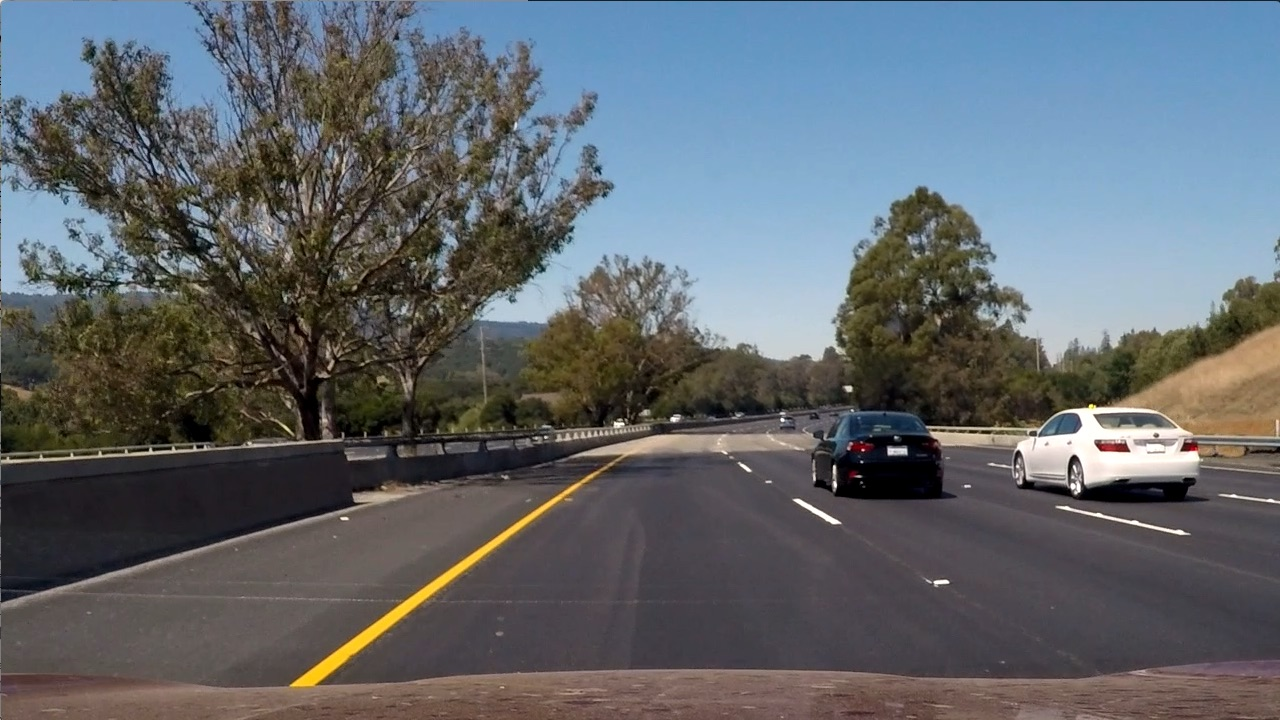
#> input picture Computer_Vision/GradientsAndColorSpaces/test6.jpg, 1280 x 720 px
$ python HLS_and_Colorthresholds.py
#> lines starting #> are read from the running program, lines starting #| are printed output that depends on the picture
import numpy as np
import cv2
import matplotlib.pyplot as plt
import matplotlib.image as mpimg

image = mpimg.imread('test6.jpg')
#> image is the input picture: shape (720, 1280, 3); mean R, G, B 97, 102.6, 107.9
thresh = (180, 255)
gray = cv2.cvtColor(image, cv2.COLOR_RGB2GRAY)
binary = np.zeros_like(gray)
binary[(gray > thresh[0]) & (gray <= thresh[1])] = 1

# Gray binary
plt.imshow(binary,cmap='gray')
plt.title('Gray Binary')

# seperate into RGB three channels
R = image[:,:,0]
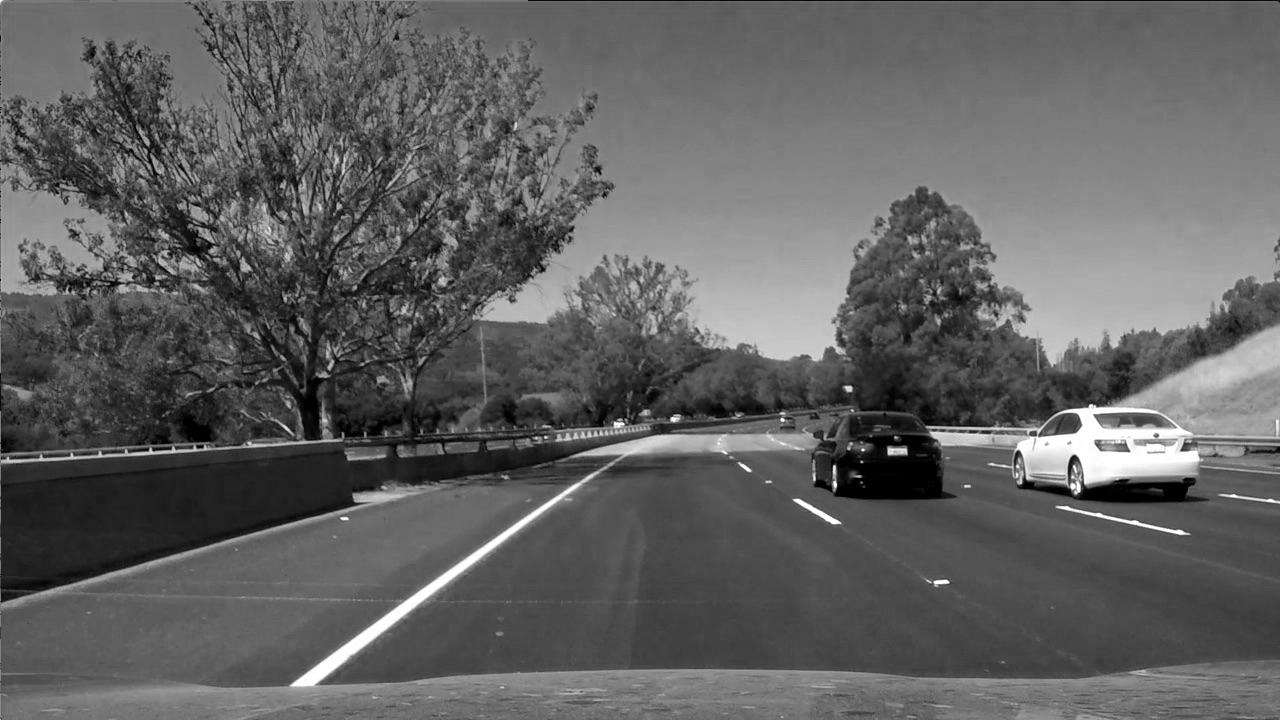
#> R: shape (720, 1280); min 0, max 255, mean 97
G = image[:,:,1]
B = image[:,:,2]
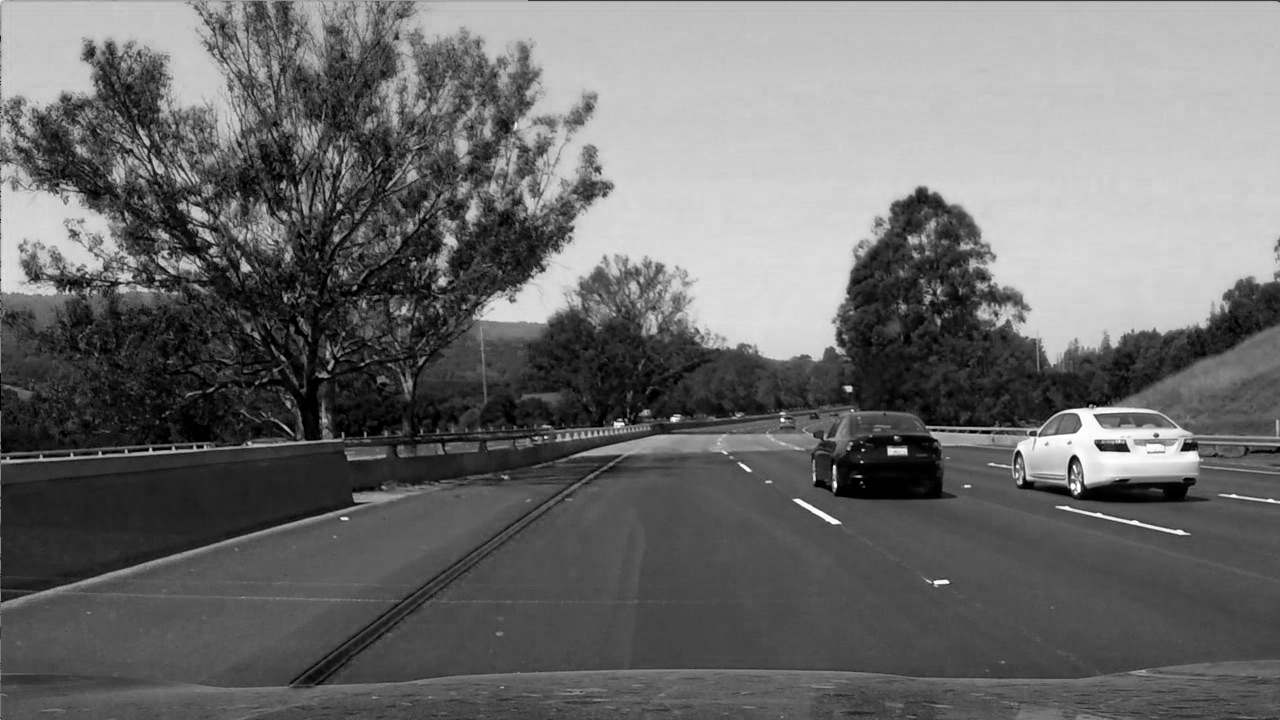
#> B: shape (720, 1280); min 0, max 255, mean 107.9

'''
show images in three color channel
'''
plt.subplot(131)
plt.imshow(R,cmap='gray')
plt.title('R')
plt.subplot(132)
plt.imshow(G,cmap='gray')
plt.title('G')
plt.subplot(133)
plt.imshow(B,cmap='gray')
plt.title('B')


thresh = (200, 255)
binary_R = np.zeros_like(R)
binary_R[(R > thresh[0]) & (R <= thresh[1])] = 1

#show R channel and R binary
plt.subplot(121)
plt.imshow(R,cmap='gray')
plt.title('R Channel')
plt.subplot(122)
plt.imshow(binary,cmap='gray')
plt.title('R Binary')


#HLS convertion
hls = cv2.cvtColor(image, cv2.COLOR_RGB2HLS)
#> hls: shape (720, 1280, 3); mean of channels 0, 1, 2 76.7, 102.2, 57.5
H = hls[:,:,0]
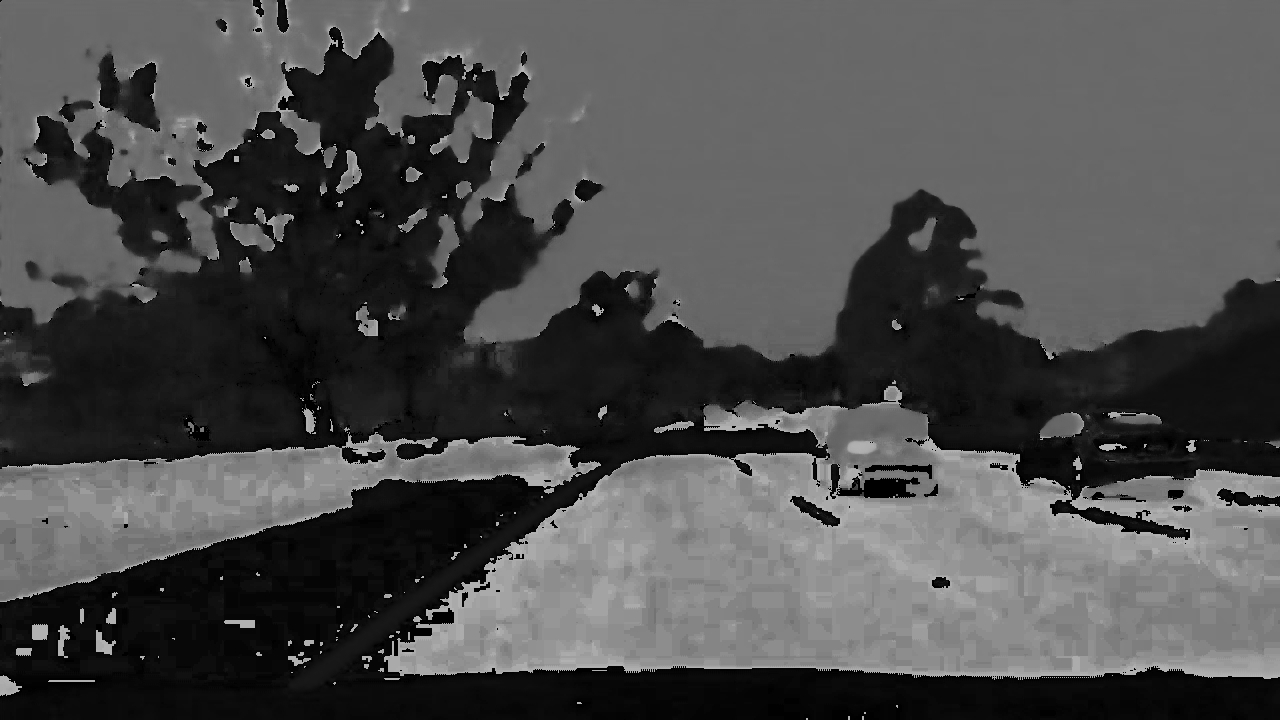
#> H: shape (720, 1280); min 0, max 180, mean 76.7
L = hls[:,:,1]
S = hls[:,:,2]
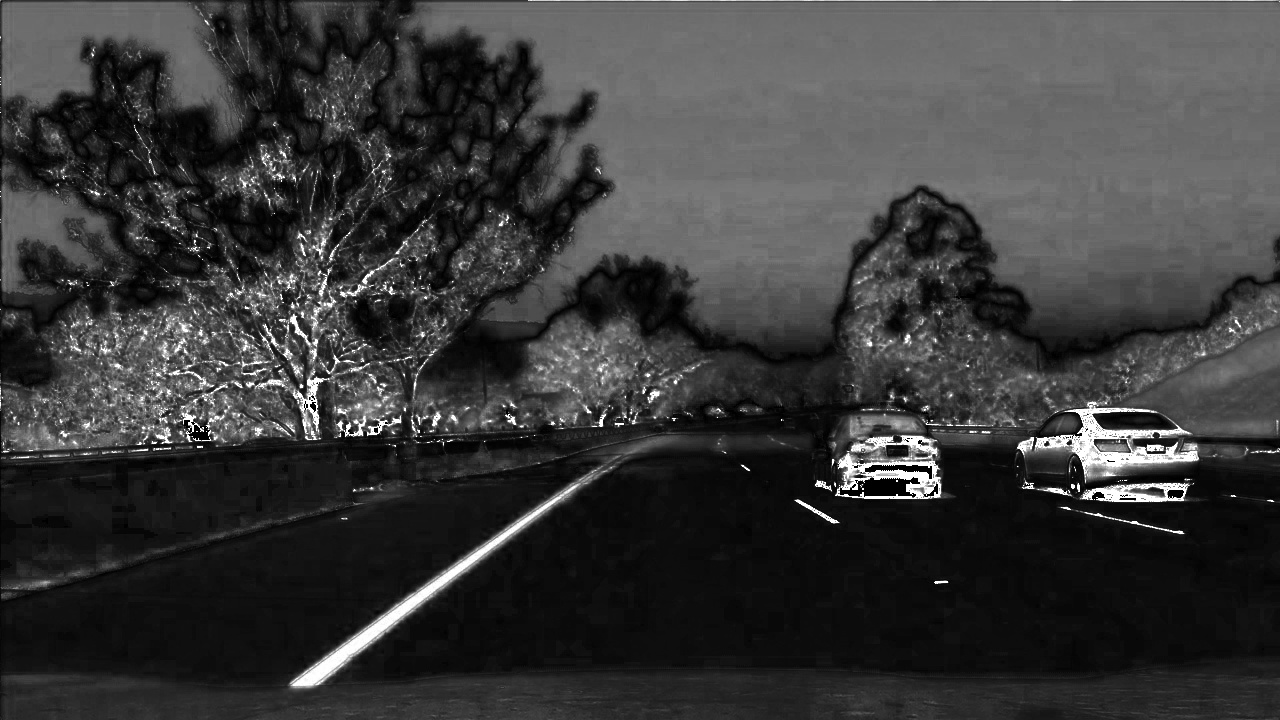
#> S: shape (720, 1280); min 0, max 255, mean 57.5

'''
show images in three HLS Channels
'''
plt.subplot(131)
plt.imshow(H,cmap='gray')
plt.title('H')
plt.subplot(132)
plt.imshow(L,cmap='gray')
plt.title('L')
plt.subplot(133)
plt.imshow(S,cmap='gray')
plt.title('S')

'''
The S channel picks up the lines well, so let's try applying a threshold there:
'''
thresh = (90, 255)
binary_S = np.zeros_like(S)
binary_S[(S > thresh[0]) & (S <= thresh[1])] = 1

# show S Channel and S Binary
plt.subplot(121)
plt.imshow(S,cmap='gray')
plt.title('S Channel')
plt.subplot(122)
plt.imshow(binary_S,cmap='gray')
plt.title('S Binary')
plt.show()
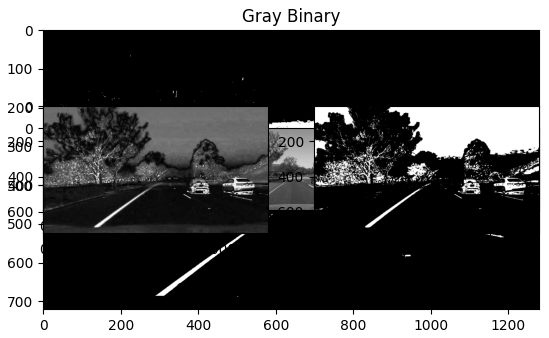
#> figure drawn by matplotlib, 6 panels


'''
You can also see that in the H channel, the lane lines appear dark, so we could try a low threshold there and obtain the following result:
'''

thresh = (15, 100)
binary = np.zeros_like(H)
binary[(H > thresh[0]) & (H <= thresh[1])] = 1

$ run again, with Computer_Vision/GradientsAndColorSpaces/signs_vehicles_xygrad.png saved as Computer_Vision/GradientsAndColorSpaces/test6.jpg
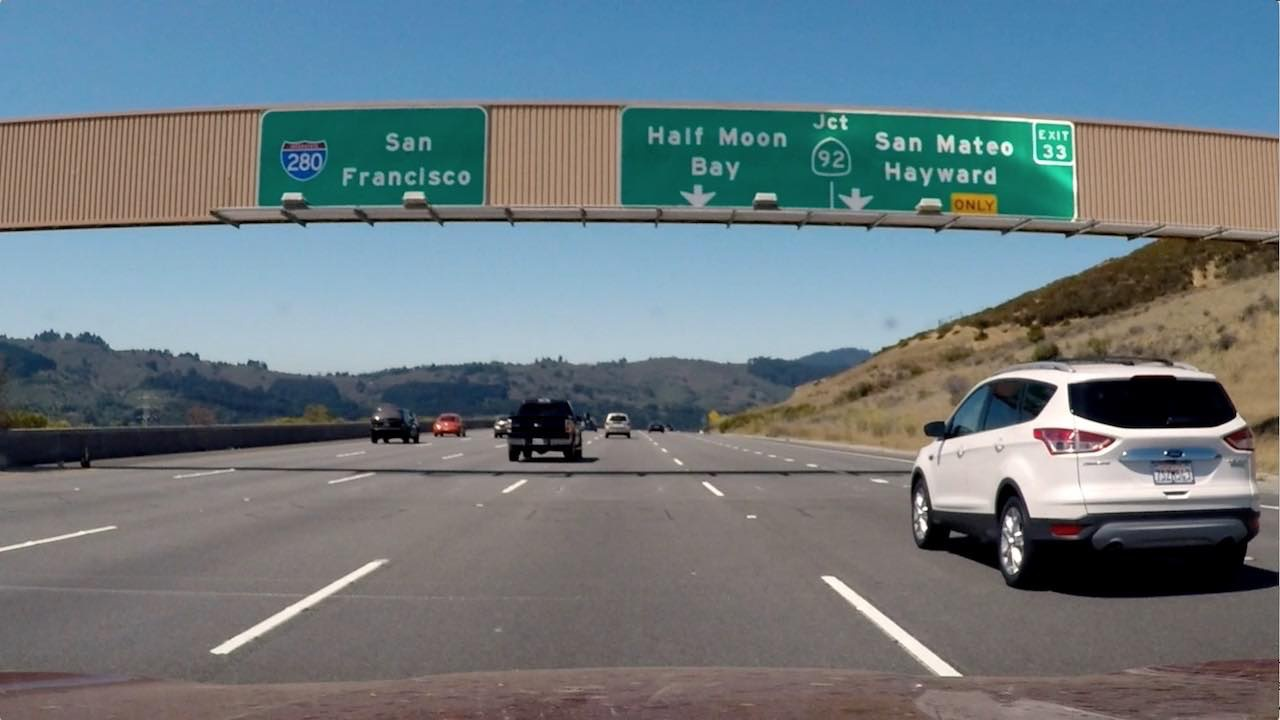
#> input picture Computer_Vision/GradientsAndColorSpaces/signs_vehicles_xygrad.png, 1280 x 720 px
#> image is the input picture: shape (720, 1280, 3); mean R, G, B 109.2, 121.6, 127.4
#> `B = image[:,:,2]`:
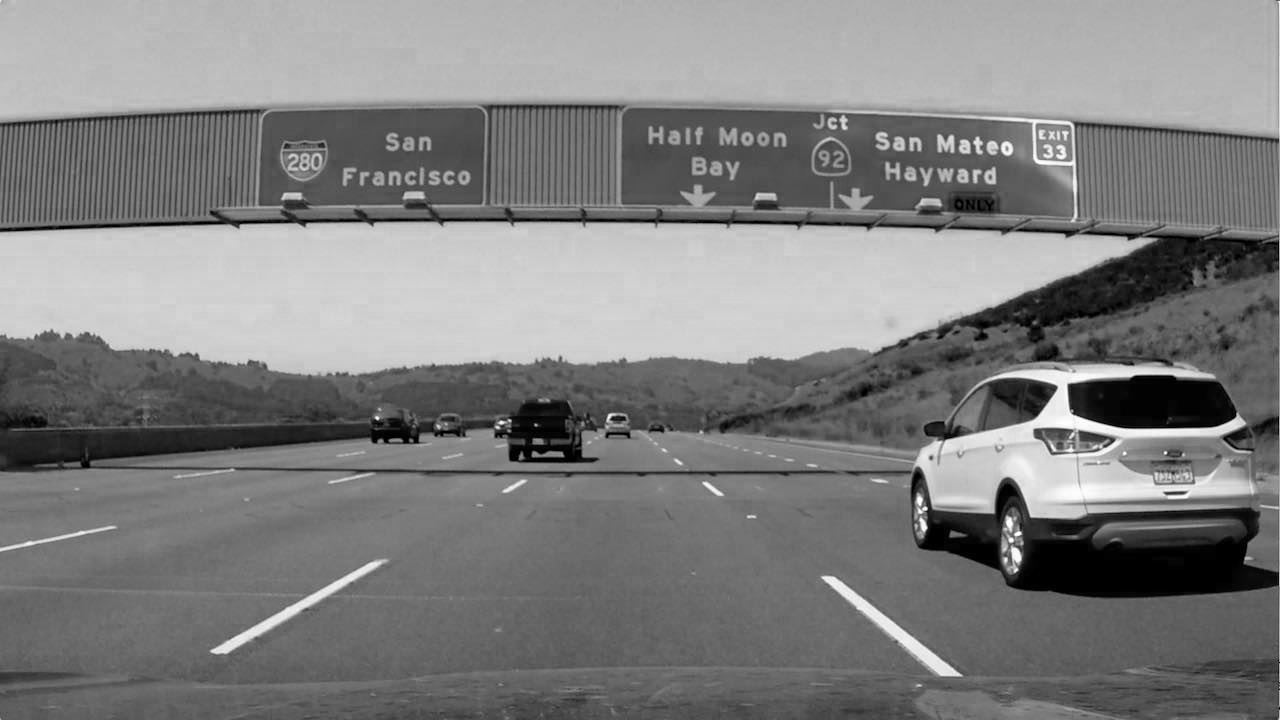
#> B: shape (720, 1280); min 0, max 255, mean 127.4
#> hls: shape (720, 1280, 3); mean of channels 0, 1, 2 60.6, 118.8, 64.4
#> `S = hls[:,:,2]`:
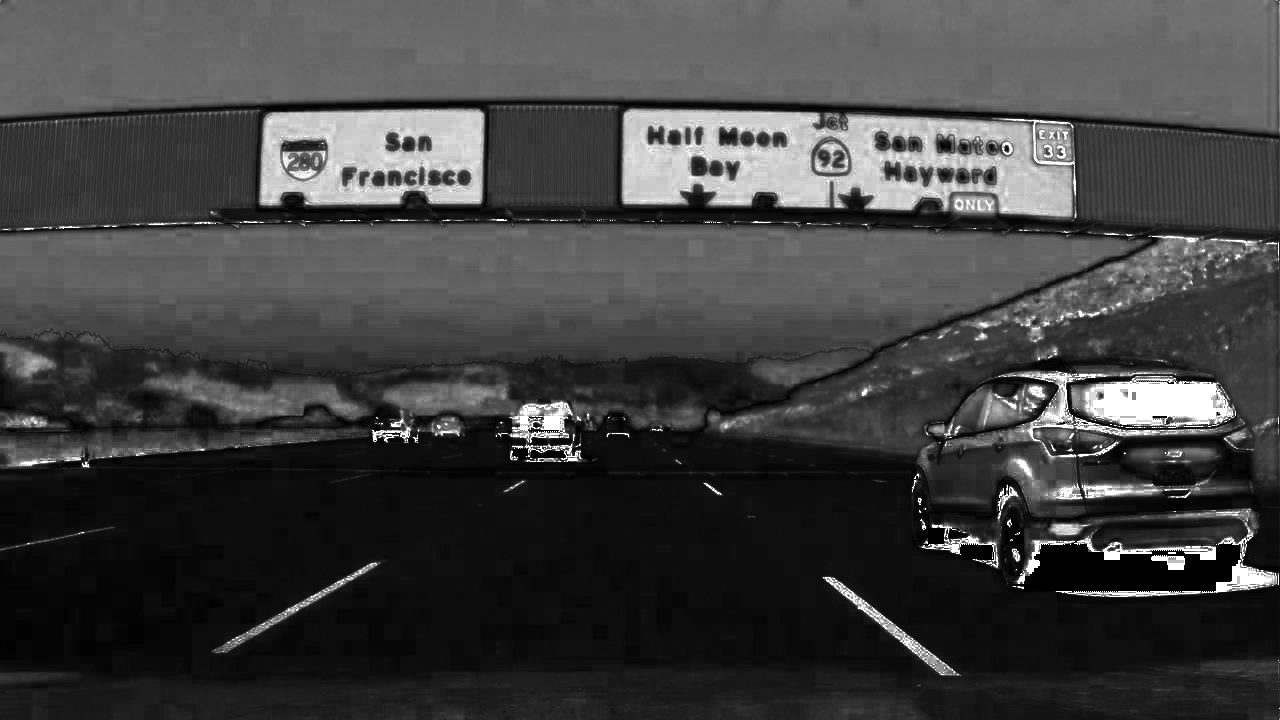
#> S: shape (720, 1280); min 0, max 255, mean 64.4
